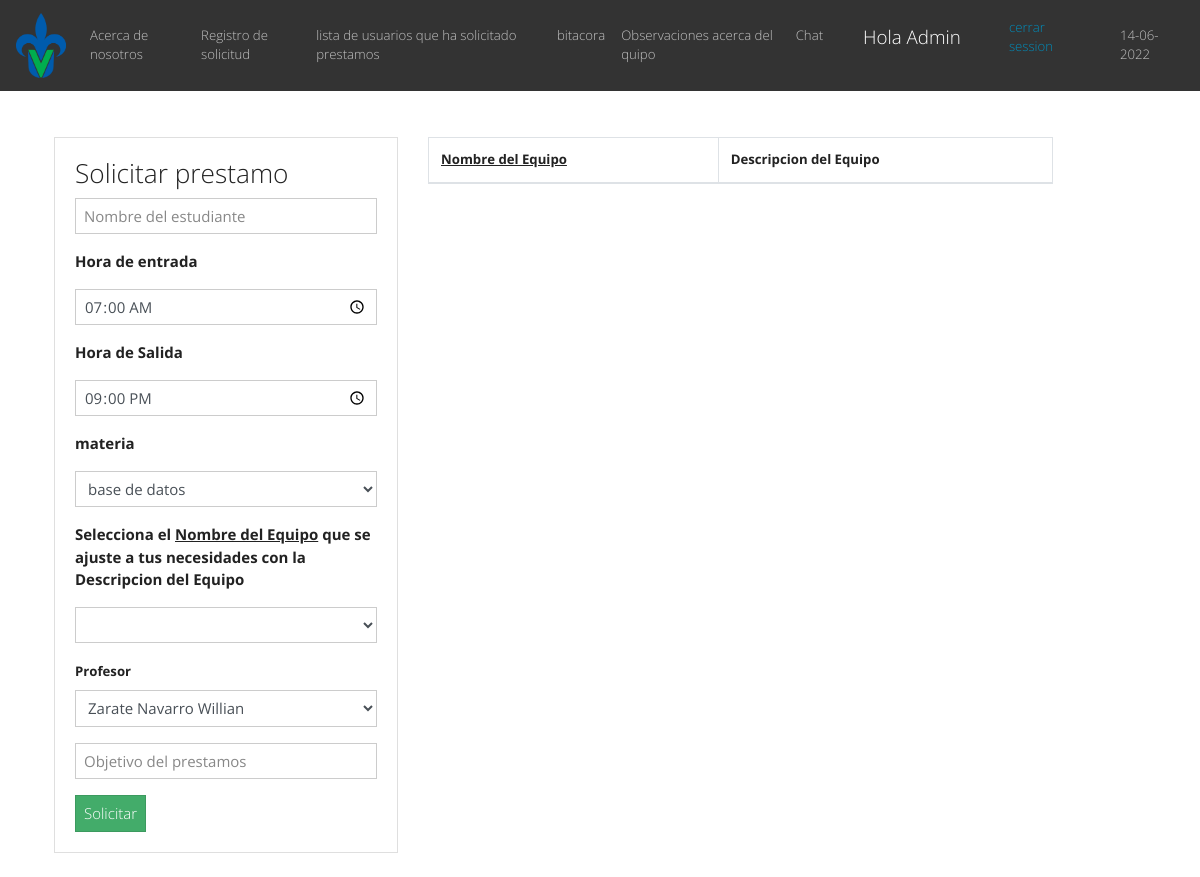
Page /prestamo.php (signed in) on the earlier database version.
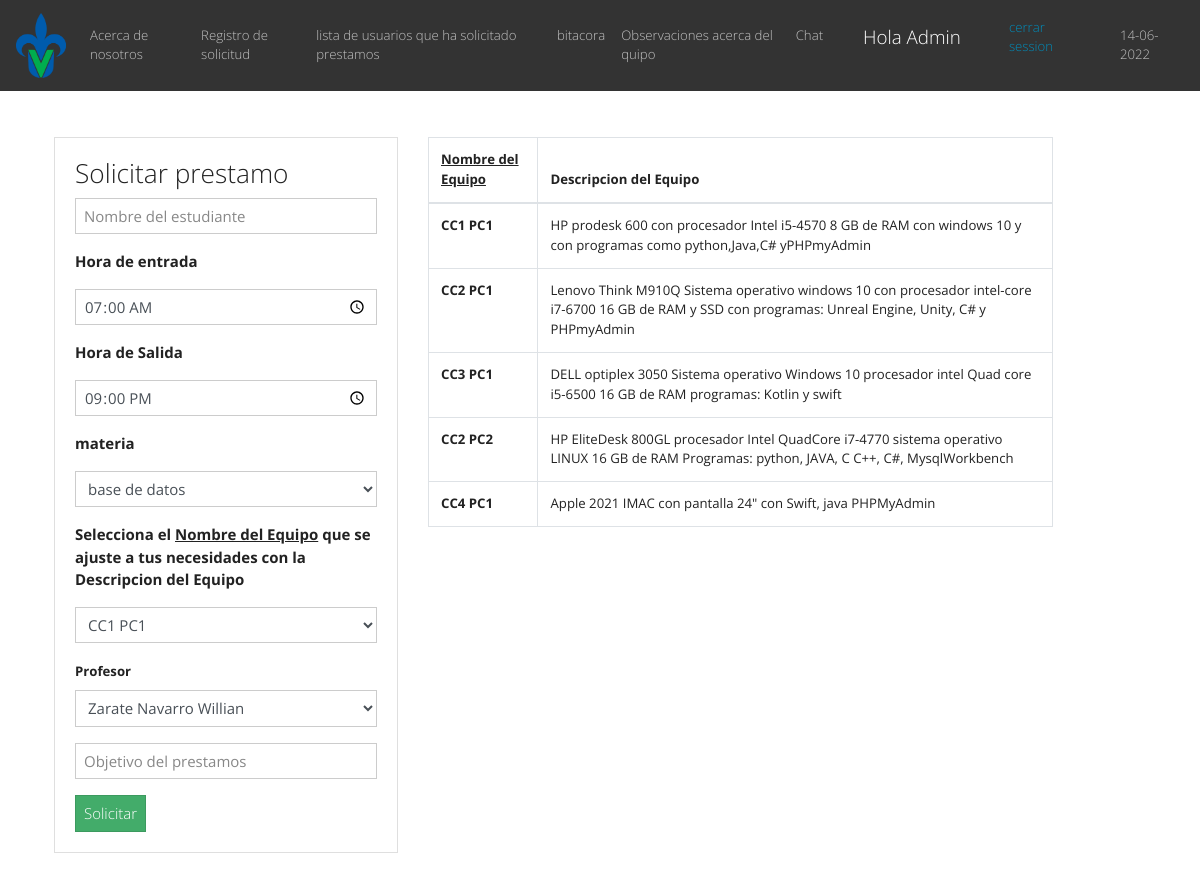
Same page on the later database version.
### tables this page shows
CREATE TABLE `pc` (
  `id_equipo` int(100) NOT NULL AUTO_INCREMENT,
  `nombre_equipo` varchar(200) NOT NULL,
  `descripcio` text NOT NULL,
  `num_inventario` varchar(100) NOT NULL,
  `id_comentario` int(100) NOT NULL,
  `pres` char(5) NOT NULL,
  PRIMARY KEY (`id_equipo`),
  KEY `pc_ibfk_1` (`id_comentario`),
  CONSTRAINT `pc_ibfk_1` FOREIGN KEY (`id_comentario`) REFERENCES `comentarios` (`id_comentario`) ON DELETE NO ACTION ON UPDATE NO ACTION
);

### prestamo.php (the view, shortened to what the changed rows need)
<?php
include("db.php");
$username = $_SESSION['username'];
if(!isset($username)){
  header("location: login.php");
  }else{?>
<!DOCTYPE html>
<html lang="en">
  <head>
    <link rel="stylesheet" href="https://bootswatch.com/4/yeti/bootstrap.min.css">
    <link rel="stylesheet" href="https://use.fontawesome.com/releases/v5.6.3/css/all.css">
  </head>
  <body>
      <a class="navbar-brand"  tanindex="" alt="volver a la pagina principal">  Hola  <?php echo $username;} ?></a>
    <br>
<div class="container p-4" >
    <div class="row">
      <div class="col-md-4 mx.auto">
        <div class="card card-body">
          <form action="prestamo.php" method="POST">
            <div class="form-group">
              <strong> <p >Selecciona el <u>Nombre del Equipo</u>  que se ajuste a tus necesidades con la Descripcion del Equipo </p></strong>
              <select lass="form-group" name="id_equipo" id="" tabindex="" alt="eleje un pc"  class ="form-control" placeholder="" required>
                <?php
                  $queryPC = "SELECT id_equipo, nombre_equipo FROM pc where pres= 'D' ";
                  $resultPC = mysqli_query($conn, $queryPC );
                  while($row = mysqli_fetch_array ($resultPC)){?>
                  <option value="<?php echo $row['id_equipo'] ?>"><?php echo $row['nombre_equipo'] ?></option>
                <?php }?>
              </select>
            </div>
          </form>
        </div>
      </div>
      <div class="col-md-7">
            <table class="table table-bordered">
                <thead>
                    <tr>
                        <th><u>Nombre del Equipo</u> </th>
                        <th>Descripcion del Equipo</th>
                    </tr>
                </thead>
                <tbody>
                    <?php
                        $sqle ="SELECT nombre_equipo, descripcio FROM  pc where  pres = 'D'";
                        $consutae= mysqli_query( $conn, $sqle );
                        while($row = mysqli_fetch_array($consutae) ){ ?>
                        <tr>
                            <td><strong><?php echo $row['nombre_equipo'] ?></strong> </td>
                            <td><?php echo $row['descripcio'] ?></td>
                        </tr>
                    <?php } ?>
                </tbody>
            </table>
        </div>
    </div>
</div>
<?php include("includes/footer.php") ?>

Differences in the rows shown:
now on this page (row edited): pc: nombre_equipo "CC1 PC1", descripcio "HP prodesk 600 con procesador Intel i5-4570 8 GB de RAM con windows 10 y con programas como python,Java,C# yPHPmyAdmin"
now on this page (row edited): pc: nombre_equipo "CC2 PC1", descripcio "Lenovo Think M910Q Sistema operativo windows 10 con procesador intel-core i7-6700 16 GB de RAM y SSD con programas: Unreal Engine, Unity, C# y PHPmyAdmin"
now on this page (row edited): pc: nombre_equipo "CC3 PC1", descripcio "DELL optiplex 3050 Sistema operativo Windows 10 procesador intel Quad core i5-6500 16 GB de RAM programas: Kotlin y swift"
now on this page (row edited): pc: nombre_equipo "CC2 PC2", descripcio "HP EliteDesk 800GL procesador Intel QuadCore i7-4770 sistema operativo LINUX 16 GB de RAM Programas: python, JAVA, C C++, C#, MysqlWorkbench"
now on this page (row edited): pc: nombre_equipo "CC4 PC1", descripcio "Apple 2021 IMAC con pantalla 24\" con Swift, java PHPMyAdmin"
Other differences:
form field id_equipo: (not shown) → "CC1 PC1"
